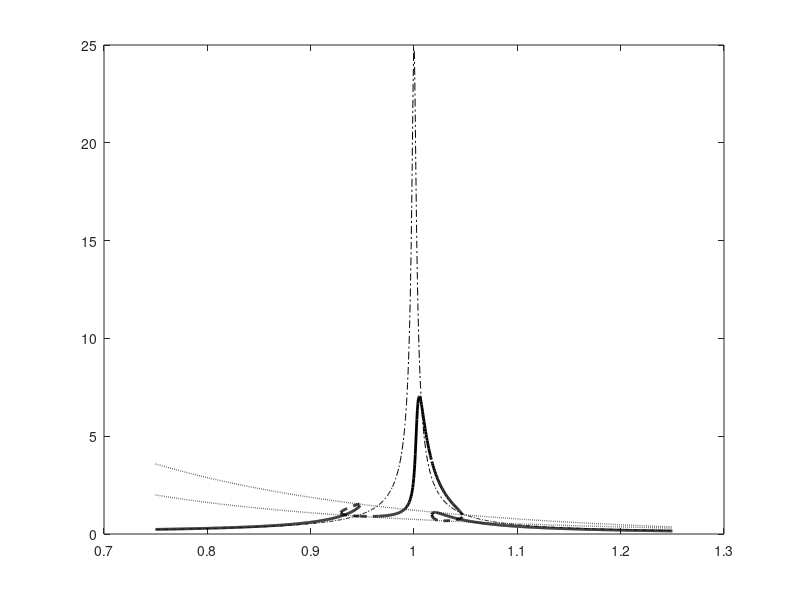

MATLAB code for this plot: (Note: this script raises an error after producing the figure.)
%% Softening stiffness NES
% https://link.springer.com/article/10.1007/s11071-025-11164-6
% stiffness : kappa*atan(\bar{z})

clearvars;
%close all;
clc;
%% Define system

%Host system
w_i = 36;
xi = 0.2;
m = 1;
P =5; % Forcing

%NES 
xi_na = 0.2;
kappa = 2.5;
ep = 0.02;

Om = linspace(0.75,1.25,1000); % Frequency vector

for i=1:length(Om)
    
    sigma = (1-Om(i)^2)/(ep);
    
    %Polynomial relating NES amplitude and force
    a = Om(i)^4*(-sigma + Om(i)^2)^2 + Om(i)^6*xi^2- 2*(sigma - Om(i)^2)*Om(i)^4*xi*xi_na + (sigma - Om(i)^2)^2*Om(i)^2*xi_na^2 - 2*Om(i)^2*(-sigma + Om(i)^2)*(Om(i)^4 + Om(i)^2*xi*xi_na) + (Om(i)^4 + Om(i)^2*xi*xi_na)^2;
    b = -2*Om(i)^6*(-sigma+Om(i)^2)-4*kappa*Om(i)^2*(-sigma+Om(i)^2)^2+Om(i)^4*(-sigma+Om(i)^2)^2-4*kappa*Om(i)^4*xi^2+Om(i)^2^3*xi^2+4*kappa*(sigma-Om(i)^2)*Om(i)^2*xi*xi_na-2*(sigma-Om(i)^2)*Om(i)^2^2*xi*xi_na-2*Om(i)^4*(-sigma+Om(i)^2)*xi*xi_na+(sigma-Om(i)^2)^2*Om(i)^2*xi_na^2+2*Om(i)^4*(Om(i)^4+Om(i)^2*xi*xi_na)+4*kappa*(-sigma+Om(i)^2)*(Om(i)^4+Om(i)^2*xi*xi_na)+2*Om(i)^2*xi*xi_na*(Om(i)^4+Om(i)^2*xi*xi_na)-(Om(i)^4+Om(i)^2*xi*xi_na)^2;
    c= Om(i)^8+4*kappa*Om(i)^4*(-sigma+Om(i)^2)+4*kappa^2*(-sigma+Om(i)^2)^2-Om(i)^4*(-sigma+Om(i)^2)^2+4*kappa^2*Om(i)^2*xi^2-Om(i)^6*xi^2+2*(sigma-Om(i)^2)*Om(i)^4*xi*xi_na+2*Om(i)^6*xi*xi_na+4*kappa*Om(i)^2*(-sigma+Om(i)^2)*xi*xi_na-(sigma-Om(i)^2)^2*Om(i)^2*xi_na^2+Om(i)^4*xi^2*xi_na^2-2*Om(i)^4*(Om(i)^4+Om(i)^2*xi*xi_na)-4*kappa*(-sigma+Om(i)^2)*(Om(i)^4+Om(i)^2*xi*xi_na)+2*Om(i)^2*(-sigma+Om(i)^2)*(Om(i)^4+Om(i)^2*xi*xi_na)-2*Om(i)^2*xi*xi_na*(Om(i)^4+Om(i)^2*xi*xi_na)-Om(i)^4*P^2;
    d = -Om(i)^4*P^2-Om(i)^8-4*kappa*Om(i)^4*(-sigma+Om(i)^2)+2*Om(i)^6*(-sigma+Om(i)^2)-4*kappa^2*(-sigma+Om(i)^2)^2+4*kappa*Om(i)^2*(-sigma+Om(i)^2)^2-Om(i)^4*(-sigma+Om(i)^2)^2-4*kappa^2*Om(i)^2*xi^2+4*kappa*Om(i)^4*xi^2-Om(i)^6*xi^2-4*kappa*(sigma-Om(i)^2)*Om(i)^2*xi*xi_na+2*(sigma-Om(i)^2)*Om(i)^4*xi*xi_na-2*Om(i)^6*xi*xi_na-4*kappa*Om(i)^2*(-sigma+Om(i)^2)*xi*xi_na+2*Om(i)^4*(-sigma+Om(i)^2)*xi*xi_na-(sigma-Om(i)^2)^2*Om(i)^2*xi_na^2-Om(i)^4*xi^2*xi_na^2;
    
    [r] = roots([a,b,c,d]);
    r_real=r(imag(r)==0);
    r_real=r_real(r_real>1);
    
    % Single solution
    if(length(r_real) == 1)
          zna(i,1) = (r_real^2-1);
          zna(i,2)=NaN;
          zna(i,3)=NaN;
          zna(i,:) =sort(zna(i,:),'ascend') ;

          zo(i,1) = ((xi_na*Om(i))^2+  (Om(i)^2-2*kappa*(sqrt(zna(i,1)+1)-1)/(zna(i,1)))^2)*zna(i,1)/(Om(i))^4;
          zo(i,2)=NaN;
          zo(i,3)=NaN;
          %Phase
          alpha1(i,1) = asin( xi*sqrt(Om(i)^2)*sqrt(zo(i,1))/P); %- asin( (xi*sqrt(Om(i)^2)*sqrt(zo(i,1))+xi_na*Om(i)^2*sqrt(zna(i,1))/(sqrt(Om(i)^2)*sqrt(zo(i,1))))/P );
          beta1(i,1) = asin(xi_na* sqrt(zna(i,1)/ sqrt(zo(i,1))/sqrt(Om(i)^2)))-   alpha1(i,1);
           
           %stability
          M2= [-ep*sigma - 1i*xi*ep*sqrt(Om(i)^2), 0, 1i*ep*xi_na*sqrt(Om(i)^2)+ep*kappa/(sqrt(zna(i,1)+1)), ep*kappa*exp(1i*beta1(i,1))^2*(1/sqrt(zna(i,1)+1)-2*(sqrt(zna(i,1)+1)-1)/(zna(i,1)));
            0,  ep*sigma - 1i*xi*ep*sqrt(Om(i)^2), -conj(ep*kappa*exp(1i*beta1(i,1))^2*(1/sqrt(zna(i,1)+1)-2*(sqrt(zna(i,1)+1)-1)/(zna(i,1)))),  -conj(1i*ep*xi_na*sqrt(Om(i)^2)+ep*kappa/(sqrt(zna(i,1)+1)));
            ep*sigma + 1i*xi*ep*sqrt(Om(i)^2)+ Om(i)^2 , 0, -1i*xi_na*sqrt(Om(i)^2)*(1+ep)+Om(i)^2-(1+ep)*(kappa/(sqrt(zna(i,1)+1))),  -(1+ep)*kappa*exp(1i*beta1(i,1))^2*(1/sqrt(zna(i,1)+1)-2*(sqrt(zna(i,1)+1)-1)/(zna(i,1)));
            0,   -ep*sigma + 1i*xi*ep*sqrt(Om(i)^2) - Om(i)^2,  -conj(-(1+ep)*kappa*exp(1i*beta1(i,1))^2*(1/sqrt(zna(i,1)+1)-2*(sqrt(zna(i,1)+1)-1)/(zna(i,1)))), -conj(-1i*xi_na*sqrt(Om(i)^2)*(1+ep)+Om(i)^2-(1+ep)*(kappa/(sqrt(zna(i,1)+1))));]/(sqrt(Om(i)^2)*2*1i );
          M2eig(:,i)=eig(M2);
          if(any(real(eig(M2))>0))
              
           B_unstable(i,1) =sqrt(zna(i,1)); 
           A_unstable(i,1) =sqrt(zo(i,1)); 
           B_stable(i,1) = NaN; 
           A_stable(i,1) = NaN;
           
          else
              
           B_stable(i,1) =sqrt(zna(i,1)); 
           A_stable(i,1) =sqrt(zo(i,1));  
           B_unstable(i,1) = NaN; 
           A_unstable(i,1) = NaN;
           
           end
           B_stable(i,2) = NaN; 
           A_stable(i,2) = NaN;
           B_stable(i,3) = NaN; 
           A_stable(i,3) = NaN;
           B_unstable(i,2) = NaN; 
           A_unstable(i,2) = NaN;
           B_unstable(i,3) = NaN; 
           A_unstable(i,3) = NaN;
               
          
% three solution
    else
          zna(i,1) = (r_real(1)^2-1);
          zna(i,2)= (r_real(2)^2-1);
          zna(i,3)= (r_real(3)^2-1);
          zna(i,:) =sort(zna(i,:),'ascend') ;

          zo(i,1) = ((xi_na*Om(i))^2+  (Om(i)^2-2*kappa*(sqrt(zna(i,1)+1)-1)/(zna(i,1)))^2)*zna(i,1)/(Om(i))^4;
          zo(i,2) = ((xi_na*Om(i))^2+  (Om(i)^2-2*kappa*(sqrt(zna(i,2)+1)-1)/(zna(i,2)))^2)*zna(i,2)/(Om(i))^4;
          zo(i,3) = ((xi_na*Om(i))^2+  (Om(i)^2-2*kappa*(sqrt(zna(i,3)+1)-1)/(zna(i,3)))^2)*zna(i,3)/(Om(i))^4;

          for j=1:3
           alpha1(i,j) =  asin( xi*sqrt(Om(i)^2)*sqrt(zo(i,j))/P); %-asin( (xi*sqrt(Om(i)^2)*sqrt(zo(i,j))+xi_na*Om(i)^2*sqrt(zna(i,j))/(sqrt(Om(i)^2)*sqrt(zo(i,j))))/P );
           beta1(i,j) = asin(xi_na* sqrt(zna(i,j)/ sqrt(zo(i,j))/sqrt(Om(i)^2)))-   alpha1(i,j);
           
           M2= [-ep*sigma - 1i*xi*ep*sqrt(Om(i)^2), 0, 1i*ep*xi_na*sqrt(Om(i)^2)+ep*kappa/(sqrt(zna(i,j)+1)), ep*kappa*exp(1i*beta1(i,1))^2*(1/sqrt(zna(i,j)+1)-2*(sqrt(zna(i,j)+1)-1)/(zna(i,j)));
            0,  ep*sigma - 1i*xi*ep*sqrt(Om(i)^2), -conj(ep*kappa*exp(1i*beta1(i,1))^2*(1/sqrt(zna(i,j)+1)-2*(sqrt(zna(i,j)+1)-1)/(zna(i,j)))),  -conj(1i*ep*xi_na*sqrt(Om(i)^2)+ep*kappa/(sqrt(zna(i,j)+1)));
            ep*sigma + 1i*xi*ep*sqrt(Om(i)^2)+ Om(i)^2 , 0, -1i*xi_na*sqrt(Om(i)^2)*(1+ep)+Om(i)^2-(1+ep)*(kappa/(sqrt(zna(i,j)+1))),  -(1+ep)*kappa*exp(1i*beta1(i,1))^2*(1/sqrt(zna(i,j)+1)-2*(sqrt(zna(i,j)+1)-1)/(zna(i,j)));
            0,   -ep*sigma + 1i*xi*ep*sqrt(Om(i)^2) - Om(i)^2,  -conj(-(1+ep)*kappa*exp(1i*beta1(i,1))^2*(1/sqrt(zna(i,j)+1)-2*(sqrt(zna(i,j)+1)-1)/(zna(i,j)))), -conj(-1i*xi_na*sqrt(Om(i)^2)*(1+ep)+Om(i)^2-(1+ep)*(kappa/(sqrt(zna(i,j)+1))));]/(sqrt(Om(i)^2)*2*1i );
           
         eig(M2);
        
            if(any(real(eig(M2))>0))
               B_unstable(i,j) =sqrt(zna(i,j)); 
               A_unstable(i,j) =sqrt(zo(i,j)); 
               B_stable(i,j) = NaN; 
               A_stable(i,j) = NaN;
            else
                B_stable(i,j) =sqrt(zna(i,j)); 
               A_stable(i,j) =sqrt(zo(i,j));  
               B_unstable(i,j) = NaN; 
               A_unstable(i,j) = NaN;
            end
        end
    end
    
    %SIM computations (min/max and b++)
        a = Om(i)^4 + Om(i)^2*xi_na^2;
    b = -2*kappa*Om(i)^2 + 2*Om(i)^4 + 2*Om(i)^2*xi_na^2;
    c = -4*kappa*Om(i)^2 + Om(i)^4 + Om(i)^2*xi_na^2;
    d = 4*kappa^2 - 2*kappa*Om(i)^2;
     [r] = roots([a,b,c,d]);
    r_real=r(imag(r)==0);
    r_real=r_real(r_real>1);
         if(length(r_real)==2)
           b_max(i)= max(r_real.^2-1);
           b_min(i)= min(r_real.^2-1);
           a_min(i) = ((xi_na*Om(i))^2+ ( Om(i)^2-2*kappa*(sqrt(b_max(i)+1)-1)/(b_max(i)))^2)*b_max(i)/Om(i)^4;
           a_max(i) = ((xi_na*Om(i))^2+ ( Om(i)^2-2*kappa*(sqrt(b_min(i)+1)-1)/(b_min(i)))^2)*b_min(i)/Om(i)^4;
              Zb3 = -(-4*kappa^2 + 4*kappa*Om(i)^2 - Om(i)^4 - a_max(i)*Om(i)^4 - Om(i)^2*xi_na^2)/(Om(i)^4+Om(i)^2*xi_na^2)/((min(r_real))^2);      
     b3(i) = sqrt(Zb3^2-1); %b++
         end
    end

 zeta = ep*xi/2;

figure(1)
hold on
plot(Om,A_stable,'k','LineWidth',2)
hold on
plot(Om,A_unstable,'k--','LineWidth',2)
plot(Om,sqrt(a_max),'k:','LineWidth',1)
plot(Om,sqrt(a_min),'k:','LineWidth',1)
hold on
plot(Om,P*ep./sqrt( (1-Om.^2).^2+4*zeta^2*Om.^2),'k-.')
box on

   ax = gca; 
ax.FontSize = 15; 
xlabel('$\Omega$','FontSize',16.5,'interpreter','latex') 
ylabel('$a$','FontSize',16.5,'interpreter','latex') 
xaxisproperties= get(gca, 'XAxis');
xaxisproperties.TickLabelInterpreter = 'latex'; % latex for x-axis
yaxisproperties= get(gca, 'YAxis');
yaxisproperties.TickLabelInterpreter = 'latex'; % latex for y-axis
xlim([min(Om) max(Om)])
figure(2)
hold on
hold on
plot(Om,B_stable,'k','LineWidth',2)
hold on
plot(Om,B_unstable,'k--','LineWidth',2)
plot(Om,sqrt(b_max),'k:','LineWidth',1)
plot(Om,sqrt(b_min),'k:','LineWidth',1)
plot(Om,b3,'r:','LineWidth',1)


   ax = gca; 
ax.FontSize = 15; 
xlabel('$\Omega$','FontSize',16.5,'interpreter','latex') 
ylabel('$b$','FontSize',16.5,'interpreter','latex') 
xaxisproperties= get(gca, 'XAxis');
xaxisproperties.TickLabelInterpreter = 'latex'; % latex for x-axis
yaxisproperties= get(gca, 'YAxis');
yaxisproperties.TickLabelInterpreter = 'latex'; % latex for y-axis
xlim([min(Om) max(Om)])
box on

%Relative
figure(3)
hold on
plot(Om,A_stable/P,'k','LineWidth',2)
hold on
plot(Om,A_unstable/P,'k--','LineWidth',2)
plot(Om,sqrt(a_max)/P,'k:','LineWidth',1)
plot(Om,sqrt(a_min)/P,'k:','LineWidth',1)
hold on
plot(Om,ep./sqrt( (1-Om.^2).^2+4*zeta^2*Om.^2),'k-.')
box on

   ax = gca; 
ax.FontSize = 15; 
xlabel('$\Omega$','FontSize',16.5,'interpreter','latex') 
ylabel('$a$','FontSize',16.5,'interpreter','latex') 
xaxisproperties= get(gca, 'XAxis');
xaxisproperties.TickLabelInterpreter = 'latex'; % latex for x-axis
yaxisproperties= get(gca, 'YAxis');
yaxisproperties.TickLabelInterpreter = 'latex'; % latex for y-axis
xlim([min(Om) max(Om)])



%% Time simulations, comment out as takes a while

% Time sim
%     Tl =5000;
% 
%     t=0:0.1:Tl;
%     N = length(t);
%     f = 0:10/N:(N-1)*10/N;
%     w = 0.9:0.002:1.1;
% 
% for i=1:length(w)
%     x0_real= 0;
% 
%     x0 = [0 0];
%     x0_dot = [0 0];
% 
%  f1 = @(t,y)[y(3);y(4);...
%     -(y(1) + ep*xi*y(3)- ep*kappa*atan(y(2)-y(1)) -ep*xi_na*(y(4)-y(3))-ep*P*cos(w(i)*t))/m;...
%     -(ep*kappa*atan(y(2)-y(1)) + ep*xi_na*(y(4)-y(3)))/ep;...
%     ];
% 
%     Prec = 1e-8;
%     % Actual numerical simulation
% 
%     options = odeset('RelTol',Prec,'AbsTol',[Prec Prec Prec Prec]);
%           [T1,Y1] = ode45(f1,t,[x0 x0_dot],options);
% 
%     % Plot simulation result      
% 
%     Y1filt = bandpass(Y1,[0.9*w(i)/(2*pi) 1.1*w(i)/(2*pi)],10,'ImpulseResponse','iir','Steepness',0.999999);
% %     A_main(i)=mean(envY(round(3*length(Y1)/4):end));
% % 
% %     B_main(i)=mean(envB(round(3*length(Y1)/4):end));
%     envY  = envelope(Y1(:,1),150,'peaks'); %sqrt(Y1(:,1).^2+Y1(:,3).^2);
% envB  = envelope(abs(Y1(:,1)-Y1(:,2)),150,'peaks'); %sqrt((Y1(:,1)-Y1(:,2)).^2+(Y1(:,3)-Y1(:,4)).^2);
% 
%      A_main(i)=rms(Y1(round(3*length(Y1)/4):end,1))*sqrt(2);
%     B_main(i)=rms(Y1(round(3*length(Y1)/4):end,2)-Y1(round(3*length(Y1)/4):end,1))*sqrt(2);
%     
%     TF = islocalmin(envY,'MinSeparation',100,'SamplePoints',T1);
%     if(length(TF)>0)
%             envY_min = envY(TF)
%      A_main_min(i)= min(envY_min(round(3*length(envY_min)/4):end))
%      if(A_main_min(i)/ A_main(i) > 0.9)
%          A_main_min(i)=NaN;
%      end
%                    % A_main_min(i)=min(envY(round(3*length(Y1)/4):end));
%                 A_main_max(i)=max(envY(round(3*length(Y1)/4):end));
%                     B_main_min(i)=min(envB(round(3*length(Y1)/4):end));
%                 B_main_max(i)=max(envB(round(3*length(Y1)/4):end));
%                 
%                  if(A_main_max(i)/ A_main(i) < 1.1)
%          A_main_max(i)=NaN;
%                  end
%      
%     else
%      A_main_min(i)= NaN;
%                    % A_main_min(i)=min(envY(round(3*length(Y1)/4):end));
%                 A_main_max(i)= NaN;
%                     B_main_min(i)= NaN;
%                 B_main_max(i)= NaN;
%     end
%     
% % 
% % 
% % 
% % % 
% figure(100)
% plot(T1,Y1(:,1))
% hold on
% plot(T1,envY,T1(TF),envY(TF),'r*')
% % 
% % xlim([500, 2000])
% %      pause(0.8)
% %  clf
% % figure(101)
% % plot(T1,Y1(:,2)-Y1(:,1))
% % hold on
% % plot(T1,envB)
% % xlim([500, 2000])
% % title(num2str(w(i)))
%      pause(0.2)
% clf
% 
%    i
% end
% 
% figure(1)
% % plot(w,A_main/(ep*m*omega0^2*F)*sqrt(2),'-o','LineStyle', 'none' )
%  hold on
% plot(w,A_main)%,'-o','LineStyle', 'none' )
%  hold on
% plot(w,A_main_min,'-o','LineStyle', 'none' )
%  hold on
% plot(w,A_main_max,'-o','LineStyle', 'none' )
% 
% figure(2)
% % hold on
% % plot(w,B_main*sqrt(2),'-o','LineStyle', 'none' )
% hold on
% plot(w,B_main,'-o','LineStyle', 'none' )
%  hold on
% plot(w,B_main_min,'-o','LineStyle', 'none' )
%  hold on
% plot(w,B_main_max,'-o','LineStyle', 'none' )
